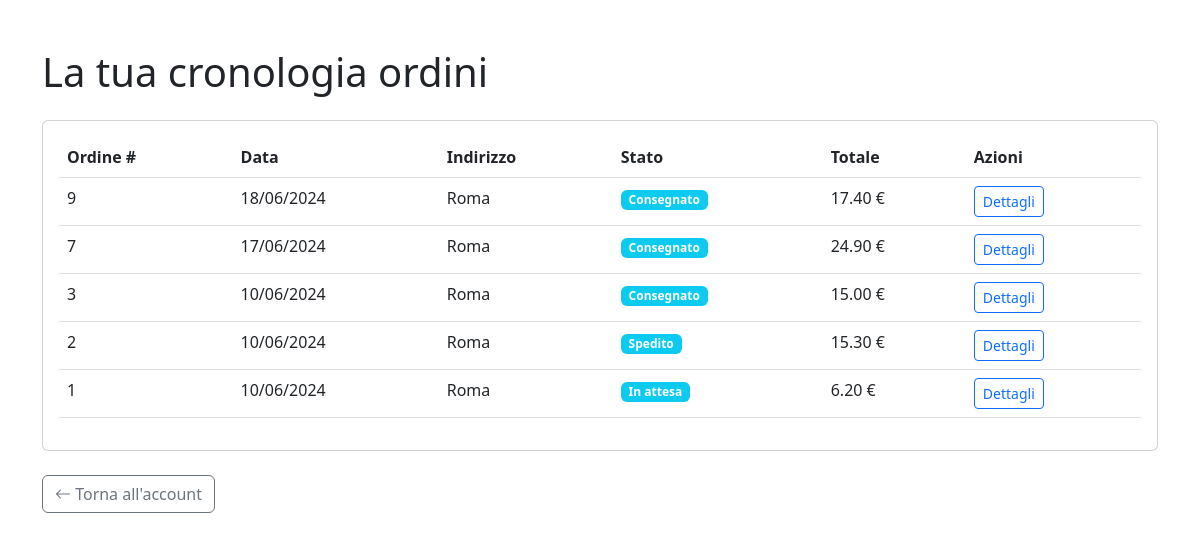
The app's page /core/order_history/ (signed in) with its own data.
### core/models.py (models this page shows, shortened)
class Order(models.Model):
    STATUS_CHOICES = [
        ('pending', 'In attesa'),
        ('shipped', 'Spedito'),
        ('delivered', 'Consegnato'),
        ('cancelled', 'Annullato'),
    ]
    user = models.ForeignKey(CustomUser, on_delete=models.CASCADE, related_name='orders')
    created_at = models.DateTimeField(auto_now_add=True)
    address = models.ForeignKey(DeliveryAddress, on_delete=models.SET_NULL, null=True, blank=True, related_name='orders') # if an address is deleted, orders will still reference to a valid address
    delivery_date = models.DateField()
    status = models.CharField(max_length=20, choices=STATUS_CHOICES, default='pending')
    shipping_cost = models.DecimalField(max_digits=10, decimal_places=2, default=0.00)
    shipping_method = models.CharField(max_length=50, default='standard')
    payment_method = models.CharField(max_length=16)
    class Meta:
        ordering = ('-created_at',)
        permissions = [
            ("view_all_orders", "Può vedere tutti gli ordini"),
        ]
    def get_total_cost(self):
        return sum(item.get_cost() for item in self.items.all())

class DeliveryAddress(models.Model):
    street = models.CharField(max_length=255)
    city = models.CharField(max_length=100)
    postal_code = models.CharField(max_length=20)
    country = models.CharField(max_length=100, default='Italia')
    created_at = models.DateTimeField(auto_now_add=True)

class OrderItem(models.Model):
    order = models.ForeignKey(Order, on_delete=models.CASCADE, related_name='items')
    product = models.ForeignKey(Product, on_delete=models.CASCADE)
    price = models.DecimalField(max_digits=10, decimal_places=2) # Price at the time of order
    quantity = models.PositiveIntegerField(default=1)
    def get_cost(self):
        return self.price * self.quantity

### core/views.py (the view)
# urls.py: path('order_history/', OrderHistoryView.as_view(), name='order_history'),
class OrderHistoryView(LoginRequiredMixin, ListView):
    model = Order
    template_name = 'core/order_history.html'
    context_object_name = 'orders'
    paginate_by = 10
    def get_queryset(self):
        user = self.request.user
        if user.has_perm('core.view_all_orders'):
            return Order.objects.all().order_by('-created_at')
        return Order.objects.filter(user=self.request.user).order_by('-created_at')
    def get_context_data(self, **kwargs):
        context = super().get_context_data(**kwargs)
        context['store_manager'] = is_store_manager(self.request.user)
        return context

### users/views.py (called while the page is built)
def is_store_manager(user):
    return user.groups.filter(name='Store Managers').exists()

### templates/core/order_history.html (shortened to what this page needs)
{% extends 'base.html' %}
{% block content %}
<div class="container my-5">
    <h1 class="mb-4">La tua cronologia ordini</h1>
    {% if orders %}
        <div class="card">
            <div class="card-body">
                <div class="table-responsive">
                    <table class="table table-hover">
                        <thead>
                            <tr>
                                <th>Ordine #</th>
                                <th>Data</th>
                                <th>Indirizzo</th>
                                <th>Stato</th>
                                <th>Totale</th>
                                <th>Azioni</th>
                            </tr>
                        </thead>
                        <tbody>
                            {% for order in orders %}
                            <tr>
                                <td>{{ order.id }}</td>
                                <td>{{ order.created_at|date:"d/m/Y" }}</td>
                                <td>{{ order.address.city }}</td>
                                <td>
                                    <span class="badge {% if order.status == 'completed' %}bg-success{% elif order.status == 'processing' %}bg-warning{% else %}bg-info{% endif %}">
                                        {{ order.get_status_display }}
                                    </span>
                                </td>
                                <td>{{ order.get_total_cost }} €</td>
                                <td>
                                    <a href="{% url 'core:order_detail' order.id %}" class="btn btn-sm btn-outline-primary">Dettagli</a>
                                </td>
                            </tr>
                            {% endfor %}
                        </tbody>
                    </table>
                </div>
            </div>
        </div>
    {% else %}
        <div class="alert alert-info">
            <p>Non hai ancora effettuato alcun ordine.</p>
            <a href="{% url 'products:product_' %}" class="btn btn-primary mt-3">Inizia a fare acquisti</a>
        </div>
    {% endif %}
    <div class="mt-4">
        {% if store_manager %}
            <a href="{% url 'users:store_manager_dashboard' %}" class="btn btn-primary">
                <i class="bi bi-clipboard-data"></i> Dashboard Store Manager
            </a>
        {% else %}
            <a href="{% url 'users:account' %}" class="btn btn-outline-secondary">
            <i class="bi bi-arrow-left"></i> Torna all'account
        </a>
        {% endif %}
    </div>
</div>
{% endblock %}

### records on screen
Order: id "9", created_at "18/06/2024", address.city "Roma", status "Consegnato", get_total_cost "17.40"
Order: id "7", created_at "17/06/2024", address.city "Roma", status "Consegnato", get_total_cost "24.90"
Order: id "3", created_at "10/06/2024", address.city "Roma", status "Consegnato", get_total_cost "15.00"
Order: id "2", created_at "10/06/2024", address.city "Roma", status "Spedito", get_total_cost "15.30"
Order: id "1", created_at "10/06/2024", address.city "Roma", status "In attesa", get_total_cost "6.20"
